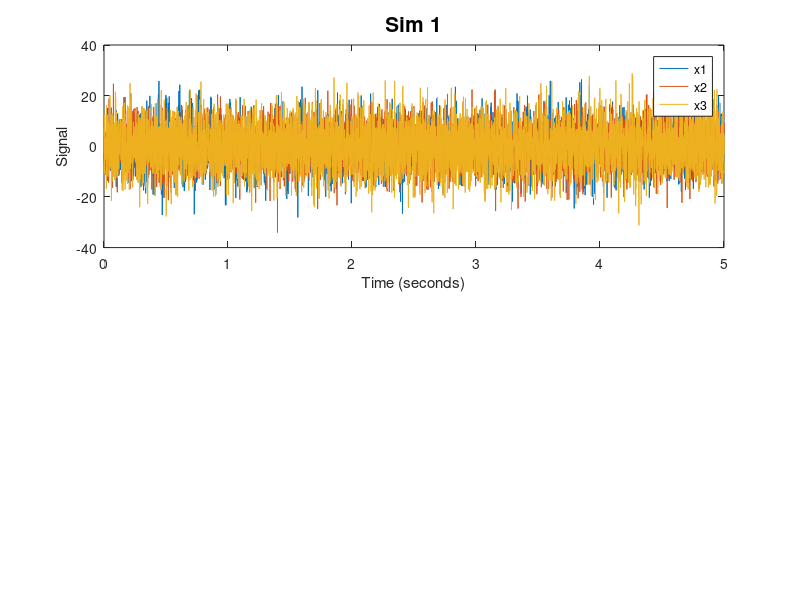

Source code (MATLAB): (Note: this script raises an error after producing the figure.)
%% Simulation 1, 3 N network

T = 5;      % total length of recording (seconds)
dt = 0.001; % seconds

f0 = 1/dt;  % sampling frequency (Hz)
N1 = T*f0;   % number of samples needed
df = 1/T;   % frequency resolution
fNQ = f0/2; % Nyquist frequency

taxis = dt:dt:T; % time axis
%%% simulate data ---------------------------------------------------------
a1 = 0.07*[hann(20)', -0.5*ones(20,1)']';   %AR coefficients for signal 1
a2 = 0.05*[-0.5*ones(20,1)', hann(20)']';    %                  ...signal 2
a3 = -.3*ones(size(a1));                    %                  ...signal 3

L = length(a1);                             % Number of AR terms.
N = N1+L;                                 % Number of time steps.

x1 = zeros(N,1);
x2 = zeros(N,1);                           %Create the AR model,
x3 = zeros(N,1);    

noise = 7;                                 % noise level

for k=L+1:N                                % For each time step,
    x1(k) = sum(a1.*x1(k-1:-1:k-L)) + sum(a2.*x2(k-1:-1:k-L)) +  noise*randn();
    x2(k) = sum(a2.*x2(k-1:-1:k-L)) + noise*randn();
    x3(k) = sum(a3.*x3(k-1:-1:k-L)) + noise*randn();  %...x(now) depends on past.
end
x1 = x1(L+1:end);                          % Drop the first L terms (0s).   
x2 = x2(L+1:end);                             
x3 = x3(L+1:end);

figure;
subplot (2,3,[1 3])                              %Plot signals.
plot(taxis,x1)
hold on
plot(taxis,x2)
plot(taxis,x3)
ylabel('Signal')
xlabel('Time (seconds)')
legend('x1','x2','x3')
title('Sim 1','FontSize',15);

%%% Define inputs for model building and GoF -------------------------
data = [x1';x2';x3'];                      % Conglomerate data in one matrix
nlags = 40;                               % Define order of AR model
                                           % needs to be larger than true
                                           % order
%%%% true coefficients 
true_coeffs = cell(3);
true_coeffs{1,1} = padarray(a1,nlags-L,'post'); % True coefficents up to 
true_coeffs{1,2} = padarray(a2,nlags-L,'post'); %     number of lags being estimated
true_coeffs{1,3} = zeros(nlags,1);

true_coeffs{2,1} = zeros(nlags,1);
true_coeffs{2,2} = padarray(a2,nlags-L,'post');
true_coeffs{2,3} = zeros(nlags,1);

true_coeffs{3,1} = zeros(nlags,1);
true_coeffs{3,2} = zeros(nlags,1);
true_coeffs{3,3} = padarray(a3,nlags-L,'post');

tic
[ adj_spline ] = build_ar_splines( data, nlags); % Build network using splines
splinetime  = toc;
tic
[ adj_stand] = build_ar( data, nlags );          % Build network using standard ar
standardtime = toc;



subplot 234; 
adj_true = [1 1 0; 0 1 0; 0 0 1];          % Plot true network
plotNetwork(adj_true)
title('Truth');
subplot 235;                               % Plot network using standard regressors
str = {num2str(standardtime), ' seconds' };
plotNetwork(adj_stand)
title(strcat({'Standard, '},num2str(standardtime),{' s'}))
subplot 236;                               % Plot network using spline regressors
plotNetwork(adj_spline)
title(strcat({'Spline, '},num2str(splinetime),{' s'}))


[b_est H P] = ar_gof(adj_spline, adj_stand,data, nlags,true_coeffs,taxis,2); % Run goodness of fit tests

%% Simulation 2, 3 N network
T = 5;      % total length of recording (seconds)
dt = 0.001; % seconds

f0 = 1/dt;  % sampling frequency (Hz)
N1 = T*f0;   % number of samples needed
df = 1/T;   % frequency resolution
fNQ = f0/2; % Nyquist frequency

taxis = dt:dt:T; % time axis
%%% Simulate signals --------------------------------------------------
a1 = 0.07*[hann(20)', -0.5*ones(20,1)']';   %AR coeffictients for signal 1
a2 = 0.03*[-0.5*ones(20,1)', hann(20)']';   %                  ...signal 2
a3 = -.3*ones(size(a1));                    %                  ...signal 3

L = length(a1);                             % Number of AR terms.

N = N1+L;                                 % Number of time steps.
x1 = zeros(N,1);
x2 = zeros(N,1);    
x3 = zeros(N,1);
noise = 7;                                  % noise level


                                            % Create AR model
for k=L+1:N                                 %For each time step,
    x1(k) = sum(a1.*x1(k-1:-1:k-L)) + sum(a2.*x2(k-1:-1:k-L)) +  noise*randn();
    x2(k) = sum(a2.*x2(k-1:-1:k-L)) + sum(a1.*x1(k-1:-1:k-L)) + noise*randn();
    x3(k) = sum(a3.*x3(k-1:-1:k-L)) + noise*randn();  %...x(now) depends on past.  
end
x1 = x1(L+1:end);       
x2 = x2(L+1:end);                           %Drop the first terms (0s).
x3 = x3(L+1:end);

figure(1);
subplot(2,3,[1 3])                          %Plot signals.
plot(taxis,x1)
hold on
plot(taxis,x2)
plot(taxis,x3)
ylabel('Signal')
xlabel('Time (seconds)')
legend('x1','x2','x3')

title('Scenario 2: 1 drives 1 and 2, 2 drives 1 and 2, and 3 is independent');

%%% Define inputs for model building and GoF -------------------------
data = [x1';x2';x3'];                      % Conglomerate data in one matrix
nlags = 100;                                % Define order of AR model

%%%% true coefficients

true_coeffs = cell(3);
true_coeffs{1,1} = padarray(a1,nlags-L,'post'); % True coefficents up to 
true_coeffs{1,2} = padarray(a2,nlags-L,'post'); %     number of lags being estimated
true_coeffs{1,3} = zeros(nlags,1);

true_coeffs{2,1} = padarray(a1,nlags-L,'post');
true_coeffs{2,2} = padarray(a2,nlags-L,'post');
true_coeffs{2,3} = zeros(nlags,1);

true_coeffs{3,1} = zeros(nlags,1);
true_coeffs{3,2} = zeros(nlags,1);
true_coeffs{3,3} = padarray(a3,nlags-L,'post');


tic
[ adj_spline ] = build_ar_splines( data, nlags); % Build network using splines
splinetime  = toc;
tic
[ adj_stand] = build_ar( data, nlags );          % Build network using standard AR
standardtime = toc; 

subplot 234; 
adj_true = [1 1 0; 1 1 0; 0 0 1];          % Plot true network
plotNetwork(adj_true)
title('Truth');
subplot 235;                               % Plot network using standard regressors
plotNetwork(adj_stand)
title(strcat({'Standard, '},num2str(standardtime),{' s'}))
subplot 236;                               % Plot network using spline regressors
plotNetwork(adj_spline)
title(strcat({'Spline, '},num2str(splinetime),{' s'}))

 
ar_gof(adj_spline, adj_stand,data, nlags,true_coeffs,taxis,1); % Run goodness of fit tests

%% Simulation 3, 3 N network
T = 5;      % total length of recording (seconds)
dt = 0.001; % seconds

f0 = 1/dt;  % sampling frequency (Hz)
N1 = T*f0;   % number of samples needed
df = 1/T;   % frequency resolution
fNQ = f0/2; % Nyquist frequency

taxis = dt:dt:T; % time axis

%%% Simulate signals ----------------------------------------------------
a1 = 0.07*[hann(20)', -0.5*ones(20,1)']';   % AR coefficients for signal 1
a3 = 0.03*[-0.5*ones(20,1)', hann(20)']';%-.3*ones(size(a1));       %  ... signal 3

L = length(a1);                            % Number of AR terms.

N = N1+L;                                % Number of time steps.


noise = 5 ;                                % noise level


x1 = zeros(N,1);                           % Create the AR model, 
x2 = zeros(N,1);                           
x3 = zeros(N,1);                             
                                 
for k=L+1:N 
                                                      % for each time step,
    x1(k) = sum(a1.*x3(k-1:-1:k-L)) + noise*randn();
    x2(k) = sum(a1.*x3(k-1:-1:k-L)) + noise*randn();
    x3(k) = sum(a3.*x3(k-1:-1:k-L)) + noise*randn();  %...x(now) depends on past.                                        %...x(now) depends on past.

end
x1 = x1(L+1:end);                                     % Drop the first terms (0s).
x2 = x2(L+1:end);
x3 = x3(L+1:end);                           



figure;
subplot(2,3,[1 3])                              % Plot signals.
plot(taxis,x1)
hold on
plot(taxis,x2)
plot(taxis,x3)
ylabel('Signal')
xlabel('Time (seconds)')
legend('x1','x2','x3')
title('Scenario 3: 3 drives 1 and 2');

%%% Define inputs for model building with splines -------------------------
data = [x1';x2';x3'];                      % Conglomerate data in one matrix
nlags = 40;                                % Define order of AR model

%%%% true coefficients

true_coeffs = cell(3);
true_coeffs{1,1} = zeros(nlags,1);       % True coefficents up to 
true_coeffs{1,2} = zeros(nlags,1);       %     number of lags being estimated
true_coeffs{1,3} = padarray(a1,nlags-L,'post');

true_coeffs{2,1} = zeros(nlags,1);
true_coeffs{2,2} = zeros(nlags,1);
true_coeffs{2,3} = padarray(a1,nlags-L,'post');

true_coeffs{3,1} = zeros(nlags,1);
true_coeffs{3,2} = zeros(nlags,1);
true_coeffs{3,3} = padarray(a3,nlags-L,'post');


tic
[ adj_spline ] = build_ar_splines( data, nlags); % Build network using splines
splinetime  = toc;
tic
[ adj_stand] = build_ar( data, nlags );          % Build network using standard AR
standardtime = toc;

subplot 234; 
adj_true = [0 0 1; 0 0 1; 0 0 1];          % Plot true network
plotNetwork(adj_true)
title('Truth');
          
subplot 235;                               % Plot network using standard regressors
plotNetwork(adj_stand)
title(strcat({'Standard, '},num2str(standardtime),{' s'}))

subplot 236;                               % Plot network using spline regressors
plotNetwork(adj_spline)
title(strcat({'Spline, '},num2str(splinetime),{' s'}))



ar_gof(adj_spline, adj_stand,data, nlags,true_coeffs,taxis,3); % Run goodness of fit tests

%% Simulation 4, 6 N network---------------------------------------------
T = 5;      % total length of recording (seconds)
dt = 0.001; % seconds

f0 = 1/dt;  % sampling frequency (Hz)
N1 = T*f0;   % number of samples needed
df = 1/T;   % frequency resolution
fNQ = f0/2; % Nyquist frequency

taxis = dt:dt:T; % time axis

a1 = 0.07*[0.1*hann(20)', -0.5*ones(20,1)']';
%a1 = 0.07*[hann(20)', -0.5*ones(20,1)']';   %AR coefficients for signal 1
a2 = 0.03*[-0.5*ones(20,1)', hann(20)']';    %                  ...signal 2
a3 = -0.3*ones(size(a1));                    %                  ...signal 3
a4 = 0.02*[hann(30)', -0.2*ones(1,10)]';
a5 = 0.1*[-0.8*ones(1,30), -0.8*hann(10)']';
a6 = 0.25*[-0.6*ones(20,1)', -0.2*hann(20)']'; 


L = length(a1);                             % Number of AR terms.
N = N1+L;                                 % Number of time steps.

x1 = zeros(N,1);
x2 = zeros(N,1);                           %Create the AR model,
x3 = zeros(N,1);    
x4 = zeros(N,1);
x5 = zeros(N,1);
x6 = zeros(N,1);

noise = 7;                                 % noise level

for k=L+1:N                                % For each time step,
    x1(k) = sum(a1.*x1(k-1:-1:k-L)) + sum(a2.*x2(k-1:-1:k-L)) +  noise*randn(); 
    x2(k) = sum(a1.*x2(k-1:-1:k-L)) + sum(a4.*x4(k-1:-1:k-L)) +noise*randn();
    x3(k) = sum(a3.*x3(k-1:-1:k-L)) + sum(a2.*x4(k-1:-1:k-L)) + noise*randn();  %...x(now) depends on past.

    x4(k) = sum(a4.*x4(k-1:-1:k-L)) + noise*randn();
    x5(k) = sum(a5.*x2(k-1:-1:k-L)) + sum(a4.*x5(k-1:-1:k-L)) +noise*randn();
    x6(k) = sum(a6.*x6(k-1:-1:k-L)) + sum(a4.*x3(k-1:-1:k-L)) +noise*randn();
end
x1 = x1(L+1:end);                          % Drop the first L terms (0s).   
x2 = x2(L+1:end);                             
x3 = x3(L+1:end);
x4 = x4(L+1:end);
x5 = x5(L+1:end);
x6 = x6(L+1:end);
figure;
subplot (2,3,[1 3])                              %Plot signals.
plot(taxis,x1)
hold on
plot(taxis,x2)
plot(taxis,x3)
plot(taxis,x4)
plot(taxis,x5)
plot(taxis,x6)
ylabel('Signal')
xlabel('Time')
legend('x1','x2','x3','x4','x5','x6')
title('Six Node Network','FontSize',15);

data = [x1';x2';x3';x4';x5';x6'];                      % Conglomerate data in one matrix
nlags = 40;                               % Define order of AR model
                                           % needs to be larger than true
                                           % order

%%%% true coefficients 
true_coeffs = cell(6);
true_coeffs{1,1} = padarray(a1,nlags-L,'post'); % True coefficents up to 
true_coeffs{1,2} = padarray(a2,nlags-L,'post'); %     number of lags being estimated
true_coeffs{1,3} = zeros(nlags,1);
true_coeffs{1,4} = zeros(nlags,1);
true_coeffs{1,5} = zeros(nlags,1);
true_coeffs{1,6} = zeros(nlags,1);

true_coeffs{2,1} = zeros(nlags,1);
true_coeffs{2,2} = padarray(a1,nlags-L,'post');
true_coeffs{2,3} = zeros(nlags,1);
true_coeffs{2,4} = padarray(a4,nlags-L,'post');
true_coeffs{2,5} = zeros(nlags,1);
true_coeffs{2,6} =zeros(nlags,1);

true_coeffs{3,1} = zeros(nlags,1);
true_coeffs{3,2} = zeros(nlags,1);
true_coeffs{3,3} = padarray(a3,nlags-L,'post');
true_coeffs{3,4} = padarray(a2,nlags-L,'post');
true_coeffs{3,5} = zeros(nlags,1);
true_coeffs{3,6} = zeros(nlags,1);

true_coeffs{4,1} = zeros(nlags,1);
true_coeffs{4,2} = zeros(nlags,1);
true_coeffs{4,3} = zeros(nlags,1);
true_coeffs{4,4} = padarray(a4,nlags-L,'post');
true_coeffs{4,5} = zeros(nlags,1);
true_coeffs{4,6} = zeros(nlags,1);

true_coeffs{5,1} = zeros(nlags,1);
true_coeffs{5,2} = padarray(a5,nlags-L,'post');
true_coeffs{5,3} = zeros(nlags,1);
true_coeffs{5,4} = zeros(nlags,1);
true_coeffs{5,5} = padarray(a4,nlags-L,'post');
true_coeffs{5,6} = zeros(nlags,1);

true_coeffs{6,1} = zeros(nlags,1);
true_coeffs{6,2} = zeros(nlags,1);
true_coeffs{6,3} = padarray(a4,nlags-L,'post');
true_coeffs{6,4} = zeros(nlags,1);
true_coeffs{6,5} = zeros(nlags,1);
true_coeffs{6,6} = padarray(a6,nlags-L,'post');


tic
[ adj_spline ] = build_ar_splines( data, nlags); % Build network using splines
splinetime  = toc;
tic
[ adj_stand] = build_ar( data, nlags );          % Build network using standard ar
standardtime = toc;

subplot 234;                                     % Plot true network
adj_true = [1 1 0 0 0 0; 0 1 0 1 0 0; 0 0 1 1 0 0; 0 0 0 1 0 0; 0 1 0 0 1 0; 0 0 1 0 0 1];  

plotNetwork(adj_true)
title('Truth');
subplot 235;                               % Plot network using standard regressors
str = {num2str(standardtime), ' seconds' };
plotNetwork(adj_stand)
title(strcat({'Standard, '},num2str(standardtime),{' s'}))
subplot 236;                               % Plot network using spline regressors
plotNetwork(adj_spline)
title(strcat({'Spline, '},num2str(splinetime),{' s'}))

 
b_est = ar_gof(adj_spline, adj_stand,data, nlags,true_coeffs,taxis,1); % Run goodness of fit tests

% %%
 h = get(0,'children');
 for i=1:length(h)
   saveas(h(i), ['figure' num2str(i)], 'jpg');
 end
